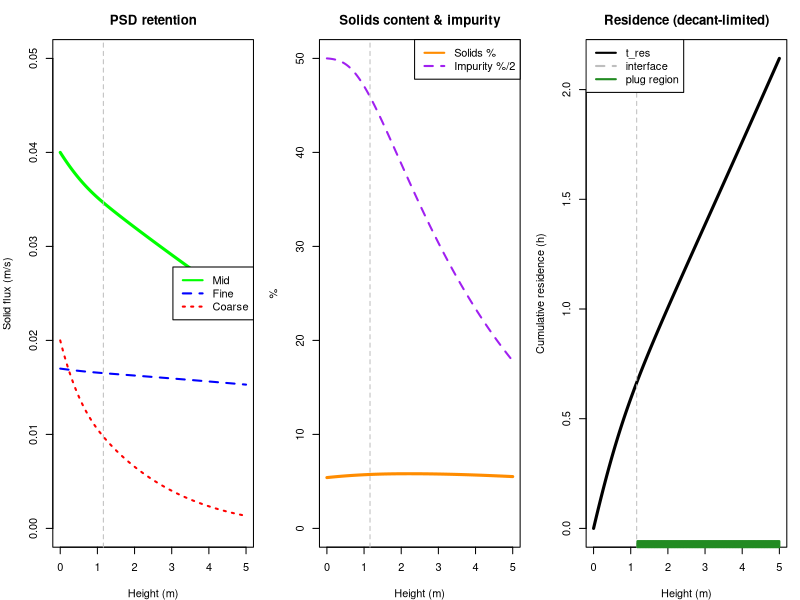

Here is the R script that generated this plot:
library(deSolve)

# =====================================================================
# SCRIPT 1: PREFORMED-FOAM WASH COLUMN (decant pool + plug-flow foam)
# =====================================================================
# The foam is PREFORMED and PARTICLE-LOADED upstream (no gas sparger). It
# enters the base as a WET dispersion. The column has two zones set by the
# local gas fraction eps_g = 1 - eps_l:
#
#   BOTTOM  eps_g < eps_g_pack : GRAVITY-DECANT LIQUID POOL. Liquid separates
#           from the loaded foam by buoyancy. Rise is SLOW because the
#           density differential (liquid vs wet foam) is low, so the foam does
#           NOT blow past the pool -- this zone dominates the residence time.
#   TOP     eps_g >= eps_g_pack: drained PLUG-FLOW FOAM, washed by liquid
#           added at the top.
# The pool->foam interface is the emergent eps_g = eps_g_pack crossover.
#
# TIME SCALE: total residence is HOURS (decant-limited), not seconds. Because
# residence >> fast film drainage, the low top-of-column solids content
# (~3-7%) is NOT "drainage ran out of time" -- it is that the low-density-
# differential gravity DECANT is itself slow (timescale ~ hours, comparable
# to residence), so the foam still leaves wet. tau_sep is that decant time.
#
# States marched up z: Js_fine, Js_mid, Js_crs [m/s]; C_imp [%];
#                      eps_l (liquid holdup) [-]; t_res (cumulative time) [s].
#
# Snow-globe vs plug is still a MATERIAL property (film stability vs loading).
# PLACEHOLDER closures throughout -- constants calibrated to two anchors:
#   total residence 1.5-2.5 h  and  top solids content 3-7%.
# =====================================================================

params <- c(
  H_total = 5.0,

  # --- PREFORMED FOAM FEED (enters as a wet dispersion) ---
  J_foam   = 6.0e-4,     # superficial foam velocity in the plug zone [m/s]
  eps_l_in = 0.35,       # inlet liquid holdup (wet dispersion) [-]
  eps_s_in = 0.020,      # inlet solid volume fraction [-] (for solids %)
  Js_fine_in = 0.017, Js_mid_in = 0.040, Js_crs_in = 0.020,  # inlet loading [m/s]
  C_imp_in   = 100,      # inlet entrained impurity [%]

  # --- DENSITIES (low differential -> slow decant -> long residence) ---
  rho_liquid = 1050,     # pool liquid (slurry) density [kg/m3]
  rho_solid  = 2500,     # particle density [kg/m3]
  pool_mobility = 6.0e-7,# buoyant rise mobility: U_pool = mob * dRho [m/s per kg/m3]

  # --- PREFORMING PRESSURE -> INLET BUBBLE SIZE ---
  P = 150000, P_ref = 150000, d_b_ref = 2.0e-3,

  # --- SEPARATION / DRAINAGE (slow, low-dRho gravity decant) ---
  eps_l_dry_ref = 0.15,  # fully-separated (wet) residual holdup at P_ref [-]
  tau_sep       = 4000,  # gravity-decant time constant [s] (~ hours)
  eps_g_pack    = 0.74,  # pool<->foam packing threshold gas fraction
  blend_w       = 0.02,  # smooth zone-switch width [-]

  # --- WASH LIQUID (added at top, correlated to the foam feed) ---
  wash_ratio = 0.5,      # wash-water : entrained-feed-liquid ratio

  # --- PSD LOSS: buoyancy-failure detachment + bubble-collapse (per unit TIME)
  k_det_fine = 1.2e-5, k_det_mid = 6.0e-5, k_det_crs = 3.0e-4,   # [1/s]
  k_col_fine = 5.0e-5, k_col_mid = 2.5e-4, k_col_crs = 1.5e-3,   # [1/s]

  # --- CHANNELING / WASH DISTRIBUTION ---
  k_drainage = 1.8e-3,   # base impurity sweep rate [1/s]
  channel_cv = 0.35,     # CV of Plateau-border widths (0 = ideal plug wash)

  # --- REGIME (snow-globe vs plug): material stability vs loading ---
  film_stability = 1.0, load_sens = 1.0, plug_crit = 1.0
)

# NOTE: loss/wash rates are now per-unit-TIME [1/s]; the model converts to
# per-height with the local velocity (d/dz = (1/U) d/dt), so the hours-long
# residence -- not an arbitrary length -- sets how much is lost/washed.
column_model_psd <- function(z, state, parameters) {
  with(as.list(c(state, parameters)), {

    Js_tot_in <- Js_fine_in + Js_mid_in + Js_crs_in
    load_rel  <- (Js_fine + Js_mid + Js_crs) / Js_tot_in
    eps_s     <- eps_s_in * load_rel

    d_b      <- d_b_ref * (P_ref / P)^(1 / 3)
    eps_l_eq <- eps_l_dry_ref * (d_b_ref / d_b)

    eps_g <- 1 - eps_l
    # density differential drives the slow pool rise; foam plug is feed-driven
    rho_foam <- eps_l * rho_liquid + eps_s * rho_solid          # gas ~ 0
    dRho     <- max(rho_liquid - rho_foam, 1)
    foam_frac <- 1 / (1 + exp(-(eps_g - eps_g_pack) / blend_w)) # 0 pool -> 1 foam
    U_pool <- pool_mobility * dRho
    U_foam <- J_foam / max(eps_g, 1e-3)
    U <- max((1 - foam_frac) * U_pool + foam_frac * U_foam, 1e-7)

    # cumulative residence time
    dt_res <- 1 / U

    # separation/drainage toward the (wet) equilibrium, on the decant time
    deps_l <- -(eps_l - eps_l_eq) / (U * tau_sep)

    # size loss (per time -> per height via 1/U): detach + dryness-gated collapse
    coalescence <- max(0, eps_g - eps_g_pack)
    dJs_fine <- -Js_fine * (k_det_fine + k_col_fine * coalescence) / U
    dJs_mid  <- -Js_mid  * (k_det_mid  + k_col_mid  * coalescence) / U
    dJs_crs  <- -Js_crs  * (k_det_crs  + k_col_crs  * coalescence) / U

    # washing (foam zone only): swept by wash liquid, penalized by channeling
    flow_cv         <- 4 * channel_cv * (d_b / d_b_ref)
    Wash_Efficiency <- 1 / (1 + flow_cv^2)
    wash_strength   <- wash_ratio / (wash_ratio + 1)
    dCimp <- -foam_frac * k_drainage * Wash_Efficiency * wash_strength * C_imp / U

    list(c(dJs_fine, dJs_mid, dJs_crs, dCimp, deps_l, dt_res))
  })
}

# --- helpers ---------------------------------------------------------------
d_b_of_P    <- function(p) p[["d_b_ref"]] * (p[["P_ref"]] / p[["P"]])^(1/3)
regime_of <- function(eps_g, load_rel, p) {
  if (eps_g < p[["eps_g_pack"]]) return("pool")
  plug_index <- p[["film_stability"]] / (p[["load_sens"]] * load_rel)
  if (plug_index >= p[["plug_crit"]]) "plug" else "snowglobe"
}

solve_column <- function(p) {
  state_init <- c(Js_fine = p[["Js_fine_in"]], Js_mid = p[["Js_mid_in"]],
                  Js_crs = p[["Js_crs_in"]], C_imp = p[["C_imp_in"]],
                  eps_l = p[["eps_l_in"]], t_res = 0)
  z_seq <- seq(0, p[["H_total"]], by = 0.02)
  out <- as.data.frame(ode(y = state_init, times = z_seq,
                           func = column_model_psd, parms = p))
  names(out)[1] <- "z"
  out$eps_g <- 1 - out$eps_l
  Js_tot_in <- p[["Js_fine_in"]] + p[["Js_mid_in"]] + p[["Js_crs_in"]]
  load_rel  <- (out$Js_fine + out$Js_mid + out$Js_crs) / Js_tot_in
  out$eps_s <- p[["eps_s_in"]] * load_rel
  out$solids_pct <- 100 * out$eps_s / (out$eps_s + out$eps_l)
  out$regime <- vapply(seq_len(nrow(out)),
                       function(i) regime_of(out$eps_g[i], load_rel[i], p), character(1))
  out
}

# interface = first crossing of eps_g_pack
interface_height <- function(out, p) {
  a <- which(out$eps_g >= p[["eps_g_pack"]])
  if (!length(a)) return(NA_real_); i <- a[1]; if (i == 1) return(out$z[1])
  approx(out$eps_g[c(i-1,i)], out$z[c(i-1,i)], xout = p[["eps_g_pack"]])$y
}

# --- solve + report --------------------------------------------------------
out_psd <- solve_column(params)
H_int   <- interface_height(out_psd, params)
t_pool  <- if (is.na(H_int)) NA else approx(out_psd$z, out_psd$t_res, H_int)$y
t_tot   <- out_psd$t_res[nrow(out_psd)]
top <- out_psd[nrow(out_psd), ]; ini <- out_psd[1, ]

cat(sprintf("Pool/foam interface    = %.2f m (eps_g=%.2f crossover)\n",
            H_int, params[["eps_g_pack"]]))
cat(sprintf("Residence: pool %.2f h + foam %.2f h = %.2f h total\n",
            t_pool/3600, (t_tot - t_pool)/3600, t_tot/3600))
cat(sprintf("Solids content: inlet %.1f%% -> top %.1f%%\n", ini$solids_pct, top$solids_pct))
cat(sprintf("Plug-flow height frac  = %.0f%%\n", 100*mean(out_psd$regime=="plug")))
cat(sprintf("Retention: fine=%.0f%% mid=%.0f%% coarse=%.0f%% | impurity %.0f->%.1f%%\n",
            100*top$Js_fine/ini$Js_fine, 100*top$Js_mid/ini$Js_mid,
            100*top$Js_crs/ini$Js_crs, ini$C_imp, top$C_imp))

# =====================================================================
# PLOTS
# =====================================================================
par(mfrow = c(1, 3), mar = c(4, 4, 3, 1))

plot(out_psd$z, out_psd$Js_mid, type = "l", col = "green", lwd = 3, ylim = c(0, 0.05),
     ylab = "Solid flux (m/s)", xlab = "Height (m)", main = "PSD retention")
lines(out_psd$z, out_psd$Js_fine, col = "blue", lwd = 2, lty = 2)
lines(out_psd$z, out_psd$Js_crs,  col = "red",  lwd = 2, lty = 3)
if (!is.na(H_int)) abline(v = H_int, col = "gray", lty = 2)
legend("right", legend = c("Mid","Fine","Coarse"), col = c("green","blue","red"),
       lty = c(1,2,3), lwd = 2)

plot(out_psd$z, out_psd$solids_pct, type = "l", col = "darkorange", lwd = 3,
     ylim = c(0, 50), ylab = "%", xlab = "Height (m)", main = "Solids content & impurity")
lines(out_psd$z, out_psd$C_imp / 2, col = "purple", lwd = 2, lty = 2)
if (!is.na(H_int)) abline(v = H_int, col = "gray", lty = 2)
legend("topright", legend = c("Solids %","Impurity %/2"), col = c("darkorange","purple"),
       lty = c(1,2), lwd = 2)

plot(out_psd$z, out_psd$t_res/3600, type = "l", col = "black", lwd = 3,
     ylab = "Cumulative residence (h)", xlab = "Height (m)",
     main = "Residence (decant-limited)")
if (!is.na(H_int)) abline(v = H_int, col = "gray", lty = 2)
plug_z <- out_psd$z[out_psd$regime == "plug"]
if (length(plug_z)) rug(plug_z, col = "forestgreen", lwd = 2)
legend("topleft", legend = c("t_res","interface","plug region"),
       col = c("black","gray","forestgreen"), lty = c(1,2,1), lwd = 2)
